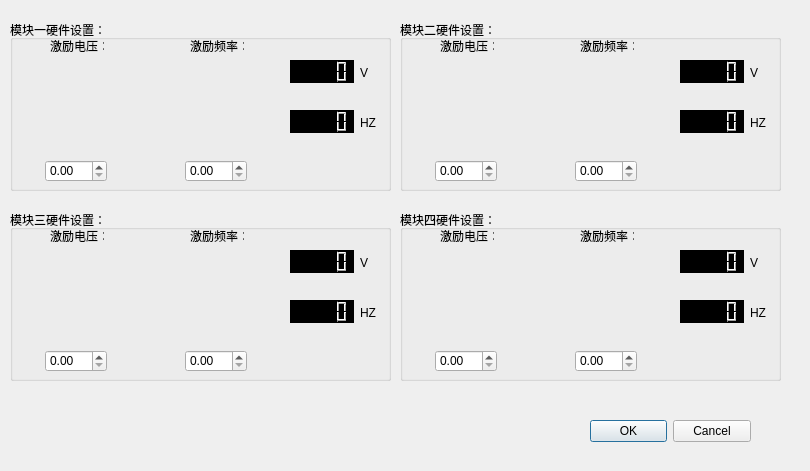
<?xml version="1.0" encoding="UTF-8"?>
<ui version="4.0">
 <class>SetBrdDlg</class>
 <widget class="QDialog" name="SetBrdDlg">
  <property name="geometry">
   <rect>
    <x>0</x>
    <y>0</y>
    <width>810</width>
    <height>471</height>
   </rect>
  </property>
  <property name="windowTitle">
   <string>Dialog</string>
  </property>
  <widget class="QGroupBox" name="groupBox">
   <property name="geometry">
    <rect>
     <x>10</x>
     <y>20</y>
     <width>381</width>
     <height>171</height>
    </rect>
   </property>
   <property name="styleSheet">
    <string notr="true">font: 75 9pt &quot;微软雅黑&quot;;</string>
   </property>
   <property name="title">
    <string>模块一硬件设置：</string>
   </property>
   <widget class="QwtKnob" name="kb1v">
    <property name="geometry">
     <rect>
      <x>10</x>
      <y>40</y>
      <width>111</width>
      <height>111</height>
     </rect>
    </property>
    <property name="styleSheet">
     <string notr="true"/>
    </property>
   </widget>
   <widget class="QwtKnob" name="kb1f">
    <property name="geometry">
     <rect>
      <x>150</x>
      <y>40</y>
      <width>111</width>
      <height>111</height>
     </rect>
    </property>
    <property name="lowerBound">
     <double>0.000000000000000</double>
    </property>
    <property name="upperBound">
     <double>10.000000000000000</double>
    </property>
    <property name="scaleMaxMajor">
     <number>5</number>
    </property>
    <property name="scaleMaxMinor">
     <number>3</number>
    </property>
    <property name="scaleStepSize">
     <double>0.000000000000000</double>
    </property>
   </widget>
   <widget class="QLabel" name="label">
    <property name="geometry">
     <rect>
      <x>40</x>
      <y>20</y>
      <width>54</width>
      <height>12</height>
     </rect>
    </property>
    <property name="text">
     <string>激励电压：</string>
    </property>
   </widget>
   <widget class="QLabel" name="label_5">
    <property name="geometry">
     <rect>
      <x>180</x>
      <y>20</y>
      <width>54</width>
      <height>12</height>
     </rect>
    </property>
    <property name="text">
     <string>激励频率：</string>
    </property>
   </widget>
   <widget class="QLCDNumber" name="lcd1v">
    <property name="geometry">
     <rect>
      <x>280</x>
      <y>40</y>
      <width>64</width>
      <height>23</height>
     </rect>
    </property>
    <property name="styleSheet">
     <string notr="true">color: rgb(0, 255, 0);
background-color: rgb(0, 0, 0);
border-color: rgb(0, 0, 0);</string>
    </property>
   </widget>
   <widget class="QLCDNumber" name="lcd1f">
    <property name="geometry">
     <rect>
      <x>280</x>
      <y>90</y>
      <width>64</width>
      <height>23</height>
     </rect>
    </property>
    <property name="styleSheet">
     <string notr="true">color: rgb(0, 255, 0);
background-color: rgb(0, 0, 0);
border-color: rgb(0, 0, 0);</string>
    </property>
   </widget>
   <widget class="QDoubleSpinBox" name="sp1v">
    <property name="geometry">
     <rect>
      <x>35</x>
      <y>140</y>
      <width>62</width>
      <height>22</height>
     </rect>
    </property>
   </widget>
   <widget class="QDoubleSpinBox" name="sp1f">
    <property name="geometry">
     <rect>
      <x>175</x>
      <y>140</y>
      <width>62</width>
      <height>22</height>
     </rect>
    </property>
   </widget>
   <widget class="QLabel" name="label_9">
    <property name="geometry">
     <rect>
      <x>350</x>
      <y>45</y>
      <width>21</width>
      <height>16</height>
     </rect>
    </property>
    <property name="styleSheet">
     <string notr="true">font: 75 11pt &quot;微软雅黑&quot;;</string>
    </property>
    <property name="text">
     <string>V</string>
    </property>
   </widget>
   <widget class="QLabel" name="label_10">
    <property name="geometry">
     <rect>
      <x>350</x>
      <y>95</y>
      <width>21</width>
      <height>16</height>
     </rect>
    </property>
    <property name="styleSheet">
     <string notr="true">font: 75 11pt &quot;微软雅黑&quot;;</string>
    </property>
    <property name="text">
     <string>HZ</string>
    </property>
   </widget>
  </widget>
  <widget class="QDialogButtonBox" name="buttonBox">
   <property name="geometry">
    <rect>
     <x>590</x>
     <y>420</y>
     <width>161</width>
     <height>23</height>
    </rect>
   </property>
   <property name="styleSheet">
    <string notr="true">font: 75 9pt &quot;微软雅黑&quot;;</string>
   </property>
   <property name="standardButtons">
    <set>QDialogButtonBox::Cancel|QDialogButtonBox::Ok</set>
   </property>
  </widget>
  <widget class="QGroupBox" name="groupBox_2">
   <property name="geometry">
    <rect>
     <x>400</x>
     <y>20</y>
     <width>381</width>
     <height>171</height>
    </rect>
   </property>
   <property name="styleSheet">
    <string notr="true">font: 75 9pt &quot;微软雅黑&quot;;</string>
   </property>
   <property name="title">
    <string>模块二硬件设置：</string>
   </property>
   <widget class="QwtKnob" name="kb2v">
    <property name="geometry">
     <rect>
      <x>10</x>
      <y>40</y>
      <width>111</width>
      <height>111</height>
     </rect>
    </property>
   </widget>
   <widget class="QwtKnob" name="kb2f">
    <property name="geometry">
     <rect>
      <x>150</x>
      <y>40</y>
      <width>111</width>
      <height>111</height>
     </rect>
    </property>
   </widget>
   <widget class="QLabel" name="label_2">
    <property name="geometry">
     <rect>
      <x>40</x>
      <y>20</y>
      <width>54</width>
      <height>12</height>
     </rect>
    </property>
    <property name="text">
     <string>激励电压：</string>
    </property>
   </widget>
   <widget class="QLabel" name="label_6">
    <property name="geometry">
     <rect>
      <x>180</x>
      <y>20</y>
      <width>54</width>
      <height>12</height>
     </rect>
    </property>
    <property name="text">
     <string>激励频率：</string>
    </property>
   </widget>
   <widget class="QLCDNumber" name="lcd2v">
    <property name="geometry">
     <rect>
      <x>280</x>
      <y>40</y>
      <width>64</width>
      <height>23</height>
     </rect>
    </property>
    <property name="styleSheet">
     <string notr="true">color: rgb(0, 255, 0);
background-color: rgb(0, 0, 0);
border-color: rgb(0, 0, 0);</string>
    </property>
   </widget>
   <widget class="QLCDNumber" name="lcd2f">
    <property name="geometry">
     <rect>
      <x>280</x>
      <y>90</y>
      <width>64</width>
      <height>23</height>
     </rect>
    </property>
    <property name="styleSheet">
     <string notr="true">color: rgb(0, 255, 0);
background-color: rgb(0, 0, 0);
border-color: rgb(0, 0, 0);</string>
    </property>
   </widget>
   <widget class="QDoubleSpinBox" name="sp2v">
    <property name="geometry">
     <rect>
      <x>35</x>
      <y>140</y>
      <width>62</width>
      <height>22</height>
     </rect>
    </property>
   </widget>
   <widget class="QDoubleSpinBox" name="sp2f">
    <property name="geometry">
     <rect>
      <x>175</x>
      <y>140</y>
      <width>62</width>
      <height>22</height>
     </rect>
    </property>
   </widget>
   <widget class="QLabel" name="label_11">
    <property name="geometry">
     <rect>
      <x>350</x>
      <y>45</y>
      <width>21</width>
      <height>16</height>
     </rect>
    </property>
    <property name="styleSheet">
     <string notr="true">font: 75 11pt &quot;微软雅黑&quot;;</string>
    </property>
    <property name="text">
     <string>V</string>
    </property>
   </widget>
   <widget class="QLabel" name="label_12">
    <property name="geometry">
     <rect>
      <x>350</x>
      <y>95</y>
      <width>21</width>
      <height>16</height>
     </rect>
    </property>
    <property name="styleSheet">
     <string notr="true">font: 75 11pt &quot;微软雅黑&quot;;</string>
    </property>
    <property name="text">
     <string>HZ</string>
    </property>
   </widget>
  </widget>
  <widget class="QGroupBox" name="groupBox_3">
   <property name="geometry">
    <rect>
     <x>10</x>
     <y>210</y>
     <width>381</width>
     <height>171</height>
    </rect>
   </property>
   <property name="styleSheet">
    <string notr="true">font: 75 9pt &quot;微软雅黑&quot;;</string>
   </property>
   <property name="title">
    <string>模块三硬件设置：</string>
   </property>
   <widget class="QwtKnob" name="kb3v">
    <property name="geometry">
     <rect>
      <x>10</x>
      <y>40</y>
      <width>111</width>
      <height>111</height>
     </rect>
    </property>
   </widget>
   <widget class="QwtKnob" name="kb3f">
    <property name="geometry">
     <rect>
      <x>150</x>
      <y>40</y>
      <width>111</width>
      <height>111</height>
     </rect>
    </property>
   </widget>
   <widget class="QLabel" name="label_3">
    <property name="geometry">
     <rect>
      <x>40</x>
      <y>20</y>
      <width>54</width>
      <height>12</height>
     </rect>
    </property>
    <property name="text">
     <string>激励电压：</string>
    </property>
   </widget>
   <widget class="QLabel" name="label_7">
    <property name="geometry">
     <rect>
      <x>180</x>
      <y>20</y>
      <width>54</width>
      <height>12</height>
     </rect>
    </property>
    <property name="text">
     <string>激励频率：</string>
    </property>
   </widget>
   <widget class="QLCDNumber" name="lcd3v">
    <property name="geometry">
     <rect>
      <x>280</x>
      <y>40</y>
      <width>64</width>
      <height>23</height>
     </rect>
    </property>
    <property name="styleSheet">
     <string notr="true">color: rgb(0, 255, 0);
background-color: rgb(0, 0, 0);
border-color: rgb(0, 0, 0);</string>
    </property>
   </widget>
   <widget class="QLCDNumber" name="lcd3f">
    <property name="geometry">
     <rect>
      <x>280</x>
      <y>90</y>
      <width>64</width>
      <height>23</height>
     </rect>
    </property>
    <property name="styleSheet">
     <string notr="true">color: rgb(0, 255, 0);
background-color: rgb(0, 0, 0);
border-color: rgb(0, 0, 0);</string>
    </property>
   </widget>
   <widget class="QDoubleSpinBox" name="sp3v">
    <property name="geometry">
     <rect>
      <x>35</x>
      <y>140</y>
      <width>62</width>
      <height>22</height>
     </rect>
    </property>
   </widget>
   <widget class="QDoubleSpinBox" name="sp3f">
    <property name="geometry">
     <rect>
      <x>175</x>
      <y>140</y>
      <width>62</width>
      <height>22</height>
     </rect>
    </property>
   </widget>
   <widget class="QLabel" name="label_13">
    <property name="geometry">
     <rect>
      <x>350</x>
      <y>45</y>
      <width>21</width>
      <height>16</height>
     </rect>
    </property>
    <property name="styleSheet">
     <string notr="true">font: 75 11pt &quot;微软雅黑&quot;;</string>
    </property>
    <property name="text">
     <string>V</string>
    </property>
   </widget>
   <widget class="QLabel" name="label_14">
    <property name="geometry">
     <rect>
      <x>350</x>
      <y>95</y>
      <width>21</width>
      <height>16</height>
     </rect>
    </property>
    <property name="styleSheet">
     <string notr="true">font: 75 11pt &quot;微软雅黑&quot;;</string>
    </property>
    <property name="text">
     <string>HZ</string>
    </property>
   </widget>
  </widget>
  <widget class="QGroupBox" name="groupBox_4">
   <property name="geometry">
    <rect>
     <x>400</x>
     <y>210</y>
     <width>381</width>
     <height>171</height>
    </rect>
   </property>
   <property name="styleSheet">
    <string notr="true">font: 75 9pt &quot;微软雅黑&quot;;</string>
   </property>
   <property name="title">
    <string>模块四硬件设置：</string>
   </property>
   <widget class="QwtKnob" name="kb4v">
    <property name="geometry">
     <rect>
      <x>10</x>
      <y>40</y>
      <width>111</width>
      <height>111</height>
     </rect>
    </property>
   </widget>
   <widget class="QwtKnob" name="kb4f">
    <property name="geometry">
     <rect>
      <x>150</x>
      <y>40</y>
      <width>111</width>
      <height>111</height>
     </rect>
    </property>
   </widget>
   <widget class="QLabel" name="label_4">
    <property name="geometry">
     <rect>
      <x>40</x>
      <y>20</y>
      <width>54</width>
      <height>12</height>
     </rect>
    </property>
    <property name="text">
     <string>激励电压：</string>
    </property>
   </widget>
   <widget class="QLabel" name="label_8">
    <property name="geometry">
     <rect>
      <x>180</x>
      <y>20</y>
      <width>54</width>
      <height>12</height>
     </rect>
    </property>
    <property name="text">
     <string>激励频率：</string>
    </property>
   </widget>
   <widget class="QLCDNumber" name="lcd4v">
    <property name="geometry">
     <rect>
      <x>280</x>
      <y>40</y>
      <width>64</width>
      <height>23</height>
     </rect>
    </property>
    <property name="styleSheet">
     <string notr="true">color: rgb(0, 255, 0);
background-color: rgb(0, 0, 0);
border-color: rgb(0, 0, 0);</string>
    </property>
   </widget>
   <widget class="QLCDNumber" name="lcd4f">
    <property name="geometry">
     <rect>
      <x>280</x>
      <y>90</y>
      <width>64</width>
      <height>23</height>
     </rect>
    </property>
    <property name="styleSheet">
     <string notr="true">color: rgb(0, 255, 0);
background-color: rgb(0, 0, 0);
border-color: rgb(0, 0, 0);</string>
    </property>
   </widget>
   <widget class="QDoubleSpinBox" name="sp4v">
    <property name="geometry">
     <rect>
      <x>35</x>
      <y>140</y>
      <width>62</width>
      <height>22</height>
     </rect>
    </property>
   </widget>
   <widget class="QDoubleSpinBox" name="sp4f">
    <property name="geometry">
     <rect>
      <x>175</x>
      <y>140</y>
      <width>62</width>
      <height>22</height>
     </rect>
    </property>
   </widget>
   <widget class="QLabel" name="label_15">
    <property name="geometry">
     <rect>
      <x>350</x>
      <y>45</y>
      <width>21</width>
      <height>16</height>
     </rect>
    </property>
    <property name="styleSheet">
     <string notr="true">font: 75 11pt &quot;微软雅黑&quot;;</string>
    </property>
    <property name="text">
     <string>V</string>
    </property>
   </widget>
   <widget class="QLabel" name="label_16">
    <property name="geometry">
     <rect>
      <x>350</x>
      <y>95</y>
      <width>21</width>
      <height>16</height>
     </rect>
    </property>
    <property name="styleSheet">
     <string notr="true">font: 75 11pt &quot;微软雅黑&quot;;</string>
    </property>
    <property name="text">
     <string>HZ</string>
    </property>
   </widget>
   <zorder>kb4v</zorder>
   <zorder>kb4f</zorder>
   <zorder>label_4</zorder>
   <zorder>label_8</zorder>
   <zorder>lcd4v</zorder>
   <zorder>lcd4f</zorder>
   <zorder>sp4f</zorder>
   <zorder>label_15</zorder>
   <zorder>label_16</zorder>
   <zorder>sp4v</zorder>
  </widget>
 </widget>
 <customwidgets>
  <customwidget>
   <class>QwtKnob</class>
   <extends>QWidget</extends>
   <header>qwt_knob.h</header>
  </customwidget>
 </customwidgets>
 <resources/>
 <connections/>
</ui>
